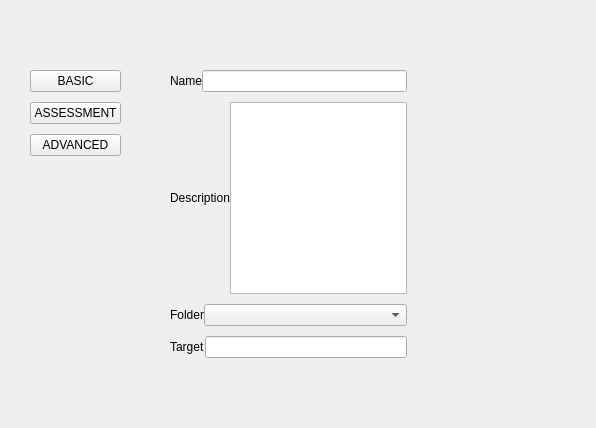
             <widget class="QWidget" name="SettingsTab">
              <property name="styleSheet">
               <string notr="true"/>
              </property>
              <attribute name="title">
               <string>Settings</string>
              </attribute>
              <layout class="QGridLayout" name="gridLayout_20" columnstretch="1,6">
               <property name="leftMargin">
                <number>0</number>
               </property>
               <property name="topMargin">
                <number>30</number>
               </property>
               <property name="rightMargin">
                <number>30</number>
               </property>
               <property name="bottomMargin">
                <number>30</number>
               </property>
               <property name="spacing">
                <number>0</number>
               </property>
               <item row="0" column="0">
                <widget class="QWidget" name="BasicsSideBar" native="true">
                 <layout class="QGridLayout" name="gridLayout_19">
                  <property name="leftMargin">
                   <number>30</number>
                  </property>
                  <property name="topMargin">
                   <number>40</number>
                  </property>
                  <item row="0" column="0">
                   <layout class="QGridLayout" name="gridLayout_18">
                    <property name="verticalSpacing">
                     <number>10</number>
                    </property>
                    <item row="0" column="0">
                     <widget class="QPushButton" name="BasicBtn">
                      <property name="text">
                       <string>BASIC</string>
                      </property>
                     </widget>
                    </item>
                    <item row="1" column="0">
                     <widget class="QPushButton" name="AssessmentBtn">
                      <property name="text">
                       <string>ASSESSMENT</string>
                      </property>
                     </widget>
                    </item>
                    <item row="2" column="0">
                     <widget class="QPushButton" name="AdvancedBtn">
                      <property name="text">
                       <string>ADVANCED</string>
                      </property>
                     </widget>
                    </item>
                   </layout>
                  </item>
                  <item row="1" column="0">
                   <spacer name="verticalSpacer_4">
                    <property name="orientation">
                     <enum>Qt::Vertical</enum>
                    </property>
                    <property name="sizeHint" stdset="0">
                     <size>
                      <width>20</width>
                      <height>226</height>
                     </size>
                    </property>
                   </spacer>
                  </item>
                 </layout>
                </widget>
               </item>
               <item row="0" column="1">
                <widget class="QWidget" name="InputsBar" native="true">
                 <property name="styleSheet">
                  <string notr="true"/>
                 </property>
                 <layout class="QGridLayout" name="gridLayout_97">
                  <property name="leftMargin">
                   <number>40</number>
                  </property>
                  <property name="topMargin">
                   <number>40</number>
                  </property>
                  <property name="rightMargin">
                   <number>0</number>
                  </property>
                  <property name="bottomMargin">
                   <number>40</number>
                  </property>
                  <item row="0" column="0">
                   <widget class="QWidget" name="widget_2" native="true">
                    <layout class="QGridLayout" name="gridLayout_28">
                     <property name="leftMargin">
                      <number>0</number>
                     </property>
                     <property name="topMargin">
                      <number>0</number>
                     </property>
                     <property name="rightMargin">
                      <number>20</number>
                     </property>
                     <property name="bottomMargin">
                      <number>0</number>
                     </property>
                     <property name="spacing">
                      <number>0</number>
                     </property>
                     <item row="0" column="0">
                      <layout class="QGridLayout" name="gridLayout_27" columnstretch="4,2">
                       <property name="rightMargin">
                        <number>20</number>
                       </property>
                       <item row="0" column="0">
                        <layout class="QGridLayout" name="gridLayout_26">
                         <property name="horizontalSpacing">
                          <number>6</number>
                         </property>
                         <property name="verticalSpacing">
                          <number>10</number>
                         </property>
                         <item row="0" column="0">
                          <layout class="QGridLayout" name="gridLayout_22" columnstretch="1,7">
                           <item row="0" column="0">
                            <widget class="QLabel" name="NameInputLabel">
                             <property name="text">
                              <string>Name</string>
                             </property>
                            </widget>
                           </item>
                           <item row="0" column="1">
                            <widget class="QLineEdit" name="NameInput"/>
                           </item>
                          </layout>
                         </item>
                         <item row="1" column="0">
                          <layout class="QGridLayout" name="gridLayout_23" columnstretch="1,7">
                           <item row="0" column="0">
                            <widget class="QLabel" name="DescriptionInputLabel">
                             <property name="text">
                              <string>Description</string>
                             </property>
                            </widget>
                           </item>
                           <item row="0" column="1">
                            <widget class="QPlainTextEdit" name="DescriptionInput"/>
                           </item>
                          </layout>
                         </item>
                         <item row="2" column="0">
                          <layout class="QGridLayout" name="gridLayout_24" columnstretch="1,7">
                           <item row="0" column="0">
                            <widget class="QLabel" name="FolderInputLabel">
                             <property name="text">
                              <string>Folder</string>
                             </property>
                            </widget>
                           </item>
                           <item row="0" column="1">
                            <widget class="QComboBox" name="FolderInput"/>
                           </item>
                          </layout>
                         </item>
                         <item row="3" column="0">
                          <layout class="QGridLayout" name="gridLayout_25" columnstretch="1,7">
                           <item row="0" column="0">
                            <widget class="QLabel" name="TargetInputLabel">
                             <property name="text">
                              <string>Target</string>
                             </property>
                            </widget>
                           </item>
                           <item row="0" column="1">
                            <widget class="QLineEdit" name="TargetInput"/>
                           </item>
                          </layout>
                         </item>
                        </layout>
                       </item>
                       <item row="0" column="1">
                        <spacer name="horizontalSpacer_10">
                         <property name="orientation">
                          <enum>Qt::Horizontal</enum>
                         </property>
                         <property name="sizeHint" stdset="0">
                          <size>
                           <width>40</width>
                           <height>20</height>
                          </size>
                         </property>
                        </spacer>
                       </item>
                      </layout>
                     </item>
                    </layout>
                   </widget>
                  </item>
                 </layout>
                </widget>
               </item>
              </layout>
             </widget>
